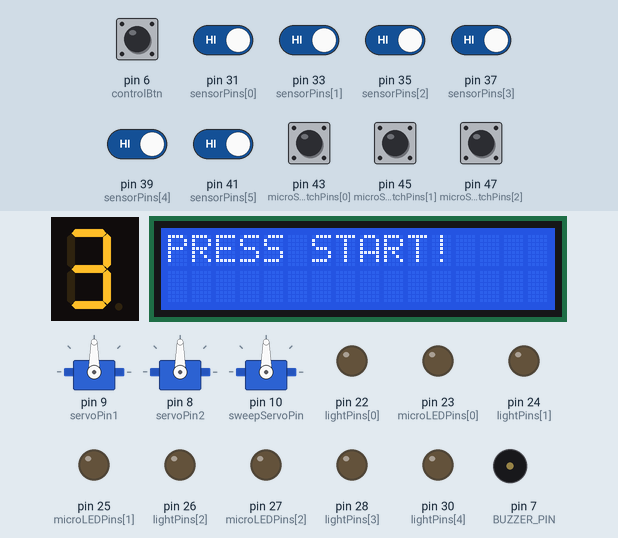
Bench run of a sketch on a simulated Arduino Mega 2560, built with avr-gcc and run on an emulated ATmega2560. Shown: 1-digit seven-segment display, 3 × servo, 16×2 character LCD, output pins drawn as LEDs (lit = HIGH), buzzer (waves = sounding). Wiring (inferred from the names in the program): 1-digit 7-segment display, segments lit when LOW: segments pin 32, pin 34, pin 36, pin 38, pin 40, pin 42, pin 44. The inputs (shaded band) are chosen by the test bench; at power-on: pin 6 (controlBtn), pin 31 (sensorPins[0]), pin 33 (sensorPins[1]), pin 35 (sensorPins[2]), pin 37 (sensorPins[3]), pin 39 (sensorPins[4]), pin 41 (sensorPins[5]), pin 43 (microSwitchPins[0]), pin 45 (microSwitchPins[1]), pin 47 (microSwitchPins[2]) HIGH. The segment pins are drawn as the display they are named for; pins used as bus, display or sensor lines are not drawn.

Above: at 1.3 s.
1.4 s: pin 6 (controlBtn) pulled LOW for 0.15 s
At 1.8 s:
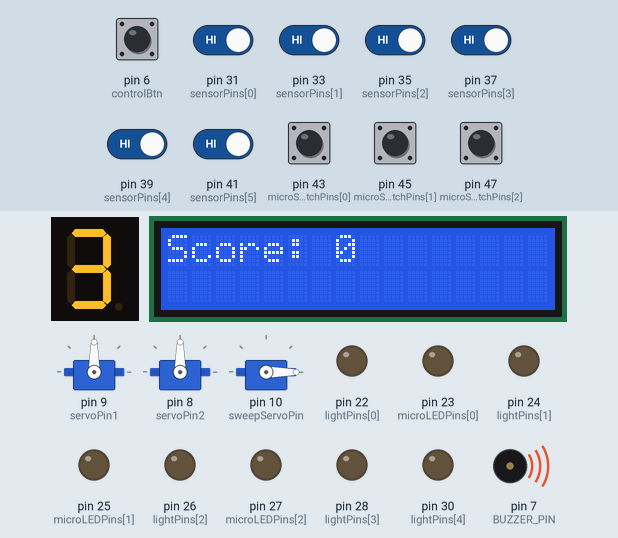
2.1 s: pin 41 (sensorPins[5]) driven LOW
At 2.78 s:
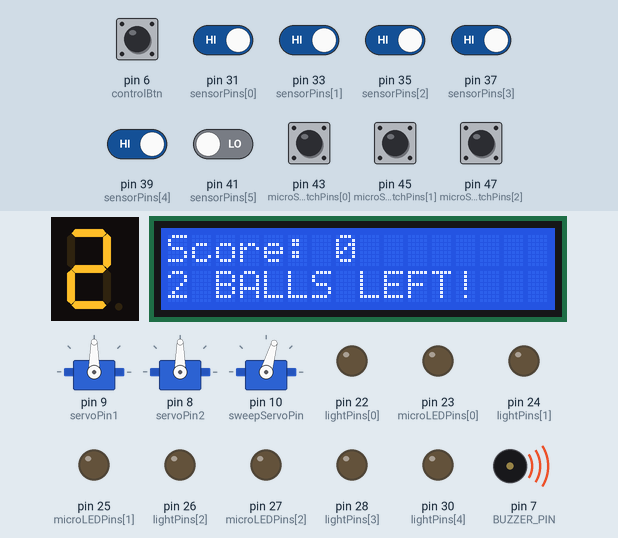
4.7 s: pin 31 (sensorPins[0]) driven LOW
At 4.93 s:
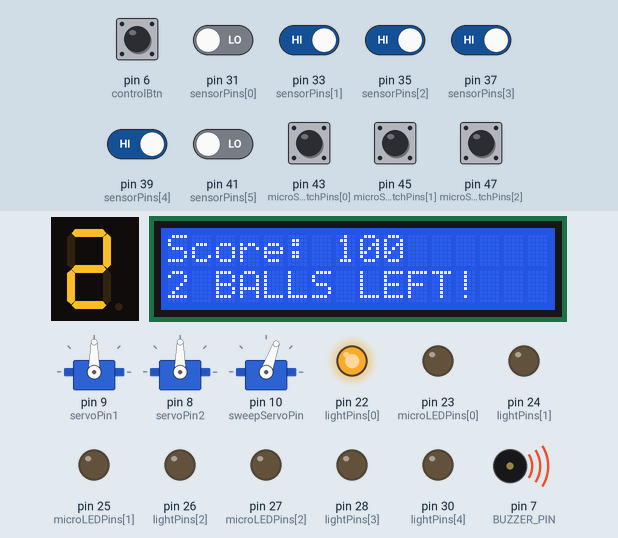
7.1 s: pin 33 (sensorPins[1]) driven LOW
At 7.38 s:
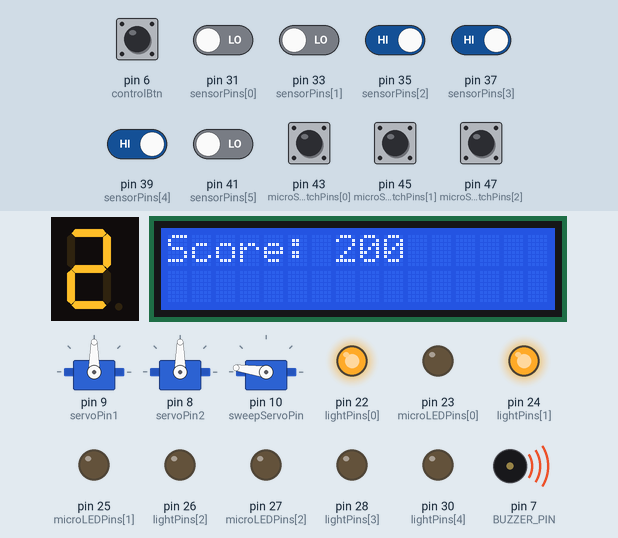
9.6 s: pin 35 (sensorPins[2]) driven LOW
At 9.78 s:
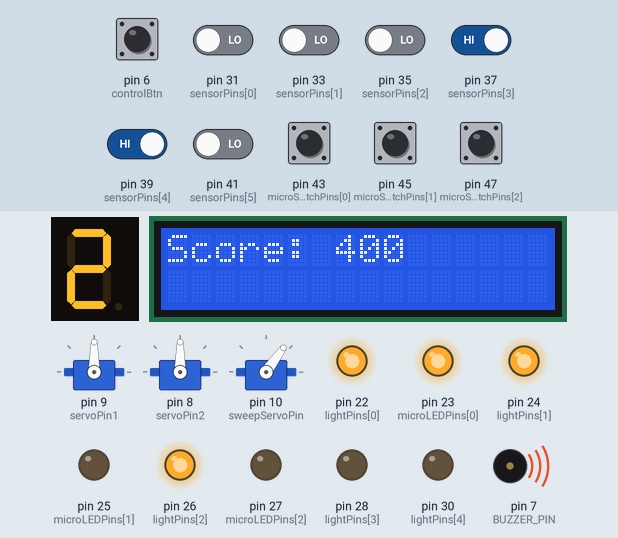
12.0 s: pin 37 (sensorPins[3]) driven LOW
At 12.51 s:
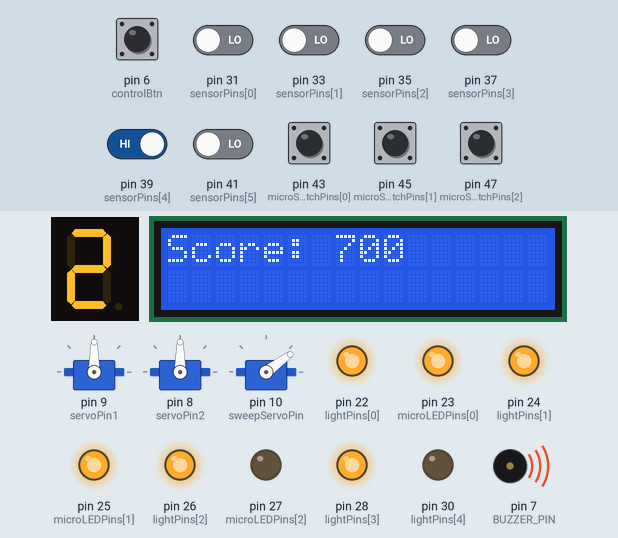
Timing chart, 0 to 18.7 s (numbered marks = the images above; inputs shaded):
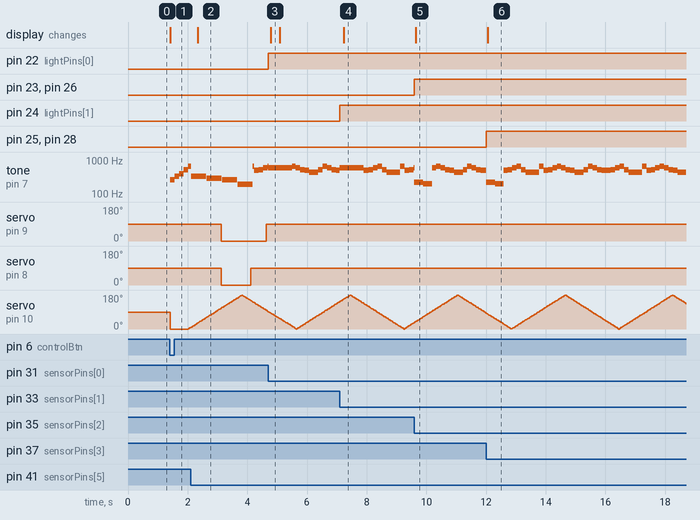

Measured:
- after the input at 1.4 s, tone on pin 7 (BUZZER_PIN): plays 262 Hz for 0.15 s, 330 Hz for 0.15 s, 392 Hz for 0.15 s, 523 Hz for 0.15 s, 659 Hz for 0.08 s, starting at once; servo on pin 10 (sweepServoPin): 90° → 0° at once, → 10° 0.60 s later; the display: changes at once (image 1)
- after the input at 2.1 s, the display: changes after 0.23 s (image 2)
- after the input at 4.7 s, pin 22 (lightPins[0]): LOW → HIGH at once; the display: changes after 0.08 s (image 3)
- after the input at 7.1 s, pin 24 (lightPins[1]): LOW → HIGH at once; the display: changes after 0.14 s (image 4)
- after the input at 9.6 s, pin 23 (microLEDPins[0]), pin 26 (lightPins[2]): LOW → HIGH at once; the display: changes at once (image 5)
- after the input at 12.0 s, pin 25 (microLEDPins[1]), pin 28 (lightPins[3]): LOW → HIGH at once; the display: changes after 0.06 s (image 6)

The sketch:

final_project.ino
```cpp
#include <Wire.h>
#include <Servo.h>
#include <LiquidCrystal_I2C.h>

// ---------- Pin assignments ----------
const int sensorPins[] = {31, 33, 35, 37, 39, 41};      // IR sensors
const int microSwitchPins[] = {43, 45, 47};              // Micro switches
const int lightPins[]  = {22, 24, 26, 28, 30};           // Target/triangle LEDs
const int microLEDPins[] = {23, 25, 27};                 // Dedicated LEDs for micro switches
const int servoPin1    = 9;    // Eject servo 1 (1.5s hold)
const int servoPin2    = 8;    // Eject servo 2 (1s hold)
const int sweepServoPin = 10;  // SG-5010 sweep (only during PLAYING)
const int segA = 32, segB = 34, segC = 36, segD = 38, segE = 40, segF = 42, segG = 44; // 7‑seg
const int controlBtn = 6;     // Single start/reset button (active LOW)
const int BUZZER_PIN = 7;      // Passive buzzer

// ---------- Servo positions ----------
const int SERVO_HOME = 90;
const int SERVO_KICK = 0;

// ---------- Sweep settings ----------
const int SWEEP_MIN = 0;
const int SWEEP_MAX = 180;
const int SWEEP_STEP = 2;
const int SWEEP_INTERVAL = 20;

// ---------- Scoring ----------
const int POINTS_31 = 100, POINTS_33 = 100;
const int POINTS_35 = 200, POINTS_37 = 300, POINTS_39 = 400;
const int BONUS_ALL_TARGETS = 1000;

const unsigned long DEBOUNCE_MS = 200;
const unsigned long BUTTON_DEBOUNCE = 200;

enum GameState { IDLE, PLAYING, GAME_OVER };
GameState state = IDLE;

Servo servo1, servo2, sweepServo;
LiquidCrystal_I2C lcd(0x27, 16, 2);

byte charDon[8]  = {0b00000,0b01110,0b11111,0b11111,0b11111,0b01110,0b00000,0b00000};
byte charKa[8]   = {0b00000,0b01110,0b10001,0b10001,0b10001,0b01110,0b00000,0b00000};
byte charLeft[8] = {0b00111,0b01111,0b11111,0b11111,0b11111,0b01111,0b00111,0b00000};
byte charRight[8]= {0b11100,0b11110,0b11111,0b11111,0b11111,0b11110,0b11100,0b00000};

unsigned long score = 0;
int remainingBalls = 3;
bool lit[5] = {false};
unsigned long lastIRTrigger[6] = {0}, lastMicroTrigger[3] = {0};
int lastIRState[6], lastMicroState[3];

int sweepAngle = SWEEP_MIN;
bool sweepUp = true;
unsigned long lastSweepTime = 0;

unsigned long lastButtonTime = 0;

// 7-segment (common anode)
const byte digitPatterns[10] = {
  0b00111111, 0b00000110, 0b01011011, 0b01001111,
  0b01100110, 0b01101101, 0b01111101, 0b00000111,
  0b01111111, 0b01101111
};

// ---------- Background music (Tetris) ----------
struct Note {
  int freq;
  int duration;
};
const Note bgMelody[] = {
  {659, 150}, {494, 150}, {523, 150}, {587, 150},
  {659, 150}, {587, 150}, {523, 150}, {494, 150},
  {440, 150}, {440, 150}, {523, 150}, {659, 150},
  {587, 150}, {523, 150}, {494, 150}, {494, 150},
  {523, 150}, {587, 150}, {659, 150}, {523, 150},
  {440, 150}, {440, 300}
};
const int bgMelodyLength = sizeof(bgMelody)/sizeof(bgMelody[0]);
int bgNoteIndex = 0;
unsigned long bgNoteStartTime = 0;
bool bgMusicPlaying = false;

int savedFreq = 0;
unsigned long savedDuration = 0;
unsigned long savedElapsed = 0;
bool musicSaved = false;

// ---------- Non‑blocking SFX sequencer ----------
struct SfxNote {
  int freq;
  int duration;
  int pause;
};

const SfxNote sfxTriangle[] = {{600, 800, 0}};
const int sfxTriangleLen = 1;

const SfxNote sfxBoink[] = {{220, 300, 0}, {200, 300, 0}};
const int sfxBoinkLen = 2;

const SfxNote sfxDrain[] = {
  {330, 500, 20}, {294, 500, 20}, {262, 500, 20}, {196, 500, 0}
};
const int sfxDrainLen = 4;

const SfxNote sfxBonus[] = {
  {523, 500, 100}, {659, 500, 100}, {784, 500, 100}, {1047, 200, 0}
};
const int sfxBonusLen = 4;

// 3‑second classic "Game Over" descending melody
const SfxNote sfxGameOver[] = {
  {523, 300, 80},  // C5
  {494, 300, 80},  // B4
  {440, 300, 80},  // A4
  {392, 300, 80},  // G4
  {349, 300, 80},  // F4
  {330, 300, 80},  // E4
  {294, 300, 80},  // D4
  {262, 300, 0}    // C4
};
const int sfxGameOverLen = 8;

const SfxNote* currentSfx = nullptr;
int sfxLength = 0;
int sfxStep = 0;
unsigned long sfxStepStart = 0;
bool sfxPlaying = false;

bool gameOverSfxActive = false;

bool bonusPendingCleanup = false;
bool blinkState = false;
unsigned long lastBlinkToggle = 0;

enum ServeState { IDLE_SERVE, WAIT1, KICK, RETRACT2, RETRACT1, DONE };
ServeState serveState = IDLE_SERVE;
unsigned long serveTimer = 0;

void setup() {
  Serial.begin(9600);
  for (int i = 0; i < 6; i++) {
    pinMode(sensorPins[i], INPUT_PULLUP);
    lastIRState[i] = HIGH;
  }
  for (int i = 0; i < 3; i++) {
    pinMode(microSwitchPins[i], INPUT_PULLUP);
    lastMicroState[i] = HIGH;
  }
  for (int i = 0; i < 5; i++) {
    pinMode(lightPins[i], OUTPUT);
    digitalWrite(lightPins[i], LOW);
  }
  for (int i = 0; i < 3; i++) {
    pinMode(microLEDPins[i], OUTPUT);
    digitalWrite(microLEDPins[i], LOW);
  }

  servo1.attach(servoPin1);
  servo2.attach(servoPin2);
  sweepServo.attach(sweepServoPin);
  servo1.write(SERVO_HOME);
  servo2.write(SERVO_HOME);
  sweepServo.write(90);

  pinMode(segA, OUTPUT); pinMode(segB, OUTPUT); pinMode(segC, OUTPUT);
  pinMode(segD, OUTPUT); pinMode(segE, OUTPUT); pinMode(segF, OUTPUT);
  pinMode(segG, OUTPUT);
  showDigit(remainingBalls);

  pinMode(controlBtn, INPUT_PULLUP);
  pinMode(BUZZER_PIN, OUTPUT);
  noTone(BUZZER_PIN);

  lcd.init(); lcd.backlight(); lcd.clear();
  lcd.createChar(1, charDon); lcd.createChar(2, charKa);
  lcd.createChar(3, charLeft); lcd.createChar(4, charRight);

  updateDisplayForState();
}

void loop() {
  handleButton();
  updateSfxSequencer();

  if (state == PLAYING) {
    updateSweep();
    updateBackgroundMusic();
    updateServeBall();

    if (bonusPendingCleanup) {
      if (millis() - lastBlinkToggle >= 200) {
        blinkState = !blinkState;
        lastBlinkToggle = millis();
        digitalWrite(lightPins[2], blinkState);
        digitalWrite(lightPins[3], blinkState);
        digitalWrite(lightPins[4], blinkState);
        digitalWrite(microLEDPins[0], blinkState);
        digitalWrite(microLEDPins[1], blinkState);
        digitalWrite(microLEDPins[2], blinkState);
      }
    }

    for (int i = 0; i < 6; i++) {
      int reading = digitalRead(sensorPins[i]);
      if (reading == LOW && lastIRState[i] == HIGH && (millis() - lastIRTrigger[i] > DEBOUNCE_MS)) {
        lastIRTrigger[i] = millis();
        handleSensor(i);
      }
      lastIRState[i] = reading;
    }
    for (int i = 0; i < 3; i++) {
      int reading = digitalRead(microSwitchPins[i]);
      if (reading == LOW && lastMicroState[i] == HIGH && (millis() - lastMicroTrigger[i] > DEBOUNCE_MS)) {
        lastMicroTrigger[i] = millis();
        handleSensor(i + 2);
      }
      lastMicroState[i] = reading;
    }
  } else {
    sweepServo.write(90);
    servo1.write(SERVO_HOME);
    servo2.write(SERVO_HOME);
    bgMusicPlaying = false;
    if (!gameOverSfxActive) {
      noTone(BUZZER_PIN);
      sfxPlaying = false;
    }
  }
}

void handleButton() {
  unsigned long now = millis();
  if (digitalRead(controlBtn) == LOW && (now - lastButtonTime > BUTTON_DEBOUNCE)) {
    lastButtonTime = now;
    if (state == IDLE) startGame();
    else if (state == GAME_OVER) performReset();
  }
}

void performReset() {
  score = 0; remainingBalls = 3;
  for (int i = 0; i < 5; i++) lit[i] = false;
  turnOffAllLights();
  showDigit(remainingBalls);
  state = IDLE;
  servo1.write(SERVO_HOME); servo2.write(SERVO_HOME); sweepServo.write(90);
  bgMusicPlaying = false;
  noTone(BUZZER_PIN);
  sfxPlaying = false;
  serveState = IDLE_SERVE;
  bonusPendingCleanup = false;
  gameOverSfxActive = false;
  updateDisplayForState();
}

void startGame() {
  state = PLAYING;
  gameOverSfxActive = false;
  updateDisplayForState();
  sweepServo.write(sweepAngle);
  playStartJingle();
  bgMusicPlaying = true;
  bgNoteIndex = 0; bgNoteStartTime = millis();
  startNextMusicNote();
  serveBall();
}

void handleSensor(int idx) {
  switch (idx) {
    case 0: case 1:
      score += POINTS_31;
      lit[idx] = true;
      digitalWrite(lightPins[idx], HIGH);
      startSfx(sfxTriangle, sfxTriangleLen);
      break;
    case 2: case 3: case 4:
      if (!lit[idx]) {
        score += (idx==2 ? POINTS_35 : (idx==3 ? POINTS_37 : POINTS_39));
        lit[idx] = true;
        digitalWrite(lightPins[idx], HIGH);
        digitalWrite(microLEDPins[idx-2], HIGH);
      }
      startSfx(sfxBoink, sfxBoinkLen);
      break;
    case 5:
      handleDrain();
      return;
  }

  if (idx >= 2 && idx <= 4) {
    if (lit[2] && lit[3] && lit[4]) {
      score += BONUS_ALL_TARGETS;
      bonusPendingCleanup = true;
      blinkState = true; lastBlinkToggle = millis();
      startSfx(sfxBonus, sfxBonusLen);
      lcd.setCursor(0,0); lcd.print("ALL TARGET HITS!");
      lcd.setCursor(0,1); lcd.print("BONUS +1000     ");
      return;
    }
  }
  updateTopLineOnly();
}

void handleDrain() {
  turnOffAllLights();
  for (int i = 0; i < 5; i++) lit[i] = false;

  remainingBalls--;
  showDigit(remainingBalls);

  if (remainingBalls > 0) {
    lcd.setCursor(0,1);
    if (remainingBalls == 1) lcd.print("1 BALL LEFT!    ");
    else lcd.print(String(remainingBalls) + " BALLS LEFT!   ");
    startSfx(sfxDrain, sfxDrainLen);
    serveBall();
  } else {
    state = GAME_OVER;
    sweepServo.write(90);
    bgMusicPlaying = false;
    gameOverSfxActive = true;
    startSfx(sfxGameOver, sfxGameOverLen);
    updateDisplayForState();  // shows GAME OVER and PLAY AGAIN? PRESS
  }
  updateTopLineOnly();
}

void serveBall() {
  serveState = WAIT1;
  serveTimer = millis();
}

void updateServeBall() {
  if (serveState == IDLE_SERVE) return;
  unsigned long now = millis();
  switch (serveState) {
    case WAIT1:
      if (now - serveTimer >= 1000) {
        servo1.write(SERVO_KICK); servo2.write(SERVO_KICK);
        serveState = KICK; serveTimer = now;
      }
      break;
    case KICK:
      if (now - serveTimer >= 1000) {
        servo2.write(SERVO_HOME);
        serveState = RETRACT2; serveTimer = now;
      }
      break;
    case RETRACT2:
      if (now - serveTimer >= 500) {
        servo1.write(SERVO_HOME);
        serveState = RETRACT1; serveTimer = now;
      }
      break;
    case RETRACT1:
      if (now - serveTimer >= 400) {
        clearBottomLine();
        serveState = IDLE_SERVE;
      }
      break;
  }
}

void startNextMusicNote() {
  if (bgMusicPlaying) {
    int freq = bgMelody[bgNoteIndex].freq;
    unsigned long dur = bgMelody[bgNoteIndex].duration;
    if (freq > 0) tone(BUZZER_PIN, freq, dur);
    else noTone(BUZZER_PIN);
  }
}

void updateBackgroundMusic() {
  if (!bgMusicPlaying || state != PLAYING) return;
  if (sfxPlaying) return;

  unsigned long now = millis();
  if (now - bgNoteStartTime >= bgMelody[bgNoteIndex].duration) {
    bgNoteIndex = (bgNoteIndex + 1) % bgMelodyLength;
    bgNoteStartTime = now;
    startNextMusicNote();
  }
}

void startSfx(const SfxNote* notes, int length) {
  if (state == PLAYING && bgMusicPlaying && !sfxPlaying) {
    unsigned long now = millis();
    unsigned long elapsed = now - bgNoteStartTime;
    if (elapsed < bgMelody[bgNoteIndex].duration) {
      savedFreq = bgMelody[bgNoteIndex].freq;
      savedDuration = bgMelody[bgNoteIndex].duration;
      savedElapsed = elapsed;
      musicSaved = true;
    } else {
      musicSaved = false;
    }
  }
  noTone(BUZZER_PIN);
  currentSfx = notes; sfxLength = length; sfxStep = 0;
  sfxStepStart = millis(); sfxPlaying = true;

  if (sfxStep < sfxLength) {
    tone(BUZZER_PIN, currentSfx[sfxStep].freq, currentSfx[sfxStep].duration);
  }
}

void updateSfxSequencer() {
  if (!sfxPlaying) return;

  unsigned long now = millis();
  unsigned long stepTime = currentSfx[sfxStep].duration + currentSfx[sfxStep].pause;
  if (now - sfxStepStart >= stepTime) {
    sfxStep++;
    if (sfxStep >= sfxLength) {
      sfxPlaying = false;
      noTone(BUZZER_PIN);

      if (gameOverSfxActive) {
        gameOverSfxActive = false;
      }

      if (state == PLAYING && bgMusicPlaying && musicSaved) {
        unsigned long remaining = (savedDuration > savedElapsed) ? (savedDuration - savedElapsed) : 0;
        if (savedFreq > 0 && remaining > 0) {
          tone(BUZZER_PIN, savedFreq, remaining);
          bgNoteStartTime = millis() - savedElapsed;
        } else {
          bgNoteStartTime = millis();
          bgNoteIndex = (bgNoteIndex + 1) % bgMelodyLength;
          startNextMusicNote();
        }
        musicSaved = false;
      } else if (state == PLAYING && bgMusicPlaying && !musicSaved) {
        bgNoteStartTime = millis();
        startNextMusicNote();
      }

      if (bonusPendingCleanup) {
        digitalWrite(lightPins[2], LOW);
        digitalWrite(lightPins[3], LOW);
        digitalWrite(lightPins[4], LOW);
        digitalWrite(microLEDPins[0], LOW);
        digitalWrite(microLEDPins[1], LOW);
        digitalWrite(microLEDPins[2], LOW);
        lit[2] = false; lit[3] = false; lit[4] = false;
        clearBottomLine();
        updateTopLineOnly();
        bonusPendingCleanup = false;
      }
    } else {
      tone(BUZZER_PIN, currentSfx[sfxStep].freq, currentSfx[sfxStep].duration);
      sfxStepStart = millis();
    }
  }
}

void playStartJingle() {
  noTone(BUZZER_PIN);
  int notes[] = {262, 330, 392, 523};
  for (int i = 0; i < 4; i++) {
    tone(BUZZER_PIN, notes[i], 150);
    delay(150);
  }
  noTone(BUZZER_PIN);
}

void turnOffAllLights() {
  for (int i = 0; i < 5; i++) digitalWrite(lightPins[i], LOW);
  for (int i = 0; i < 3; i++) digitalWrite(microLEDPins[i], LOW);
}

void showDigit(int num) {
  if (num < 0 || num > 9) return;
  byte pattern = ~digitPatterns[num];
  digitalWrite(segA, bitRead(pattern,0));
  digitalWrite(segB, bitRead(pattern,1));
  digitalWrite(segC, bitRead(pattern,2));
  digitalWrite(segD, bitRead(pattern,3));
  digitalWrite(segE, bitRead(pattern,4));
  digitalWrite(segF, bitRead(pattern,5));
  digitalWrite(segG, bitRead(pattern,6));
}

void clearBottomLine() { lcd.setCursor(0,1); lcd.print("                "); }

void updateTopLineOnly() {
  lcd.setCursor(0,0);
  if (state == PLAYING) {
    lcd.print("Score: ");
    lcd.print(score);
    lcd.print("       ");
  }
}

void updateDisplayForState() {
  lcd.setCursor(0,0);
  switch (state) {
    case IDLE:
      lcd.print("PRESS START!    ");
      clearBottomLine();
      break;
    case PLAYING:
      updateTopLineOnly();
      break;
    case GAME_OVER:
      lcd.print("GAME OVER!      ");
      lcd.setCursor(0,1);
      lcd.print("PLAY AGAIN? PRESS");  // exactly 16 chars
      break;
  }
}

void updateSweep() {
  if (millis() - lastSweepTime >= SWEEP_INTERVAL) {
    lastSweepTime = millis();
    if (sweepUp) {
      sweepAngle += SWEEP_STEP;
      if (sweepAngle >= SWEEP_MAX) { sweepAngle = SWEEP_MAX; sweepUp = false; }
    } else {
      sweepAngle -= SWEEP_STEP;
      if (sweepAngle <= SWEEP_MIN) { sweepAngle = SWEEP_MIN; sweepUp = true; }
    }
    sweepServo.write(sweepAngle);
  }
}
```
